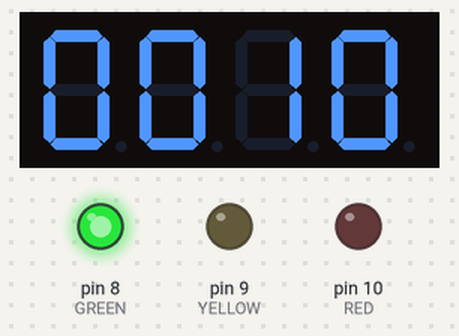
A sketch run on a simulated Arduino Uno, built with avr-gcc and run on an emulated ATmega328P. Shown: 4-digit seven-segment display, output pins drawn as LEDs (lit = HIGH).

Above: at 0.1 s.
At 6.2 s:
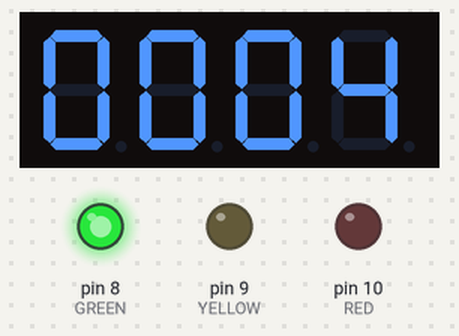
At 12.3 s:
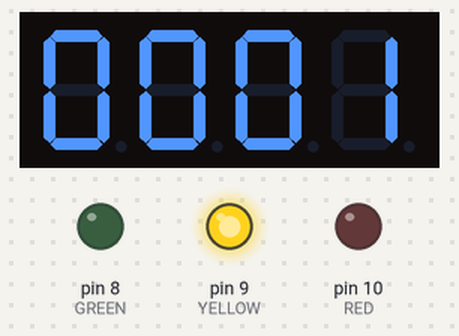
At 18.5 s:
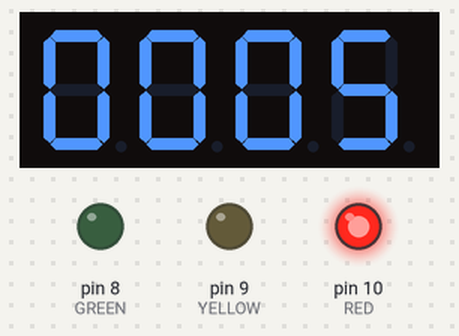
At 25.6 s:
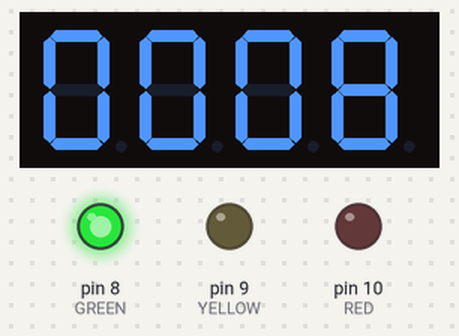
At 38.9 s:
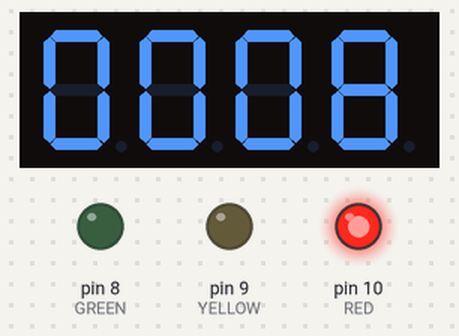
Timing chart, 0 to 40.0 s (numbered marks = the images above):
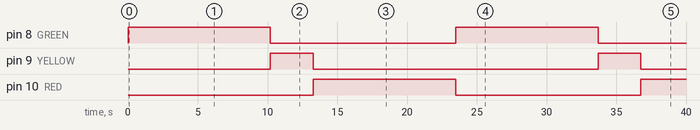

Measured:
- by itself, pin 8 (GREEN): alternates HIGH for 10.2 s and LOW for 13.3 s
- by itself, pin 9 (YELLOW): alternates HIGH for 3.1 s and LOW for 20.4 s
- by itself, pin 10 (RED): LOW → HIGH at 13.3 s, → LOW 10.2 s later, → HIGH 13.3 s later
- what the display in image 1 shows lasts 1.1 s, from 6.1 s to 7.2 s

The sketch:

Traffic_Lights.ino
```cpp
// Traffic Lights System
#include <TM1637Display.h>

// 4-digit display pins
#define CLK 2
#define DIO 3

// Traffic light pins
#define GREEN 8
#define YELLOW 9
#define RED 10

TM1637Display display(CLK, DIO);

// Real-life timing values (seconds)
int greenTime = 10;
int yellowTime = 3;
int redTime = 10;

void setup() {
  pinMode(GREEN, OUTPUT);
  pinMode(YELLOW, OUTPUT);
  pinMode(RED, OUTPUT);

  display.setBrightness(7); // Display brightness
}

void loop() {

  // ===== GREEN LIGHT PHASE =====
  digitalWrite(GREEN, HIGH);
  digitalWrite(YELLOW, LOW);
  digitalWrite(RED, LOW);

  for (int i = greenTime; i > 0; i--) {
    display.showNumberDec(i, true);
    delay(1000);
  }

  // ===== YELLOW LIGHT PHASE =====
  digitalWrite(GREEN, LOW);
  digitalWrite(YELLOW, HIGH);
  digitalWrite(RED, LOW);

  for (int i = yellowTime; i > 0; i--) {
    display.showNumberDec(i, true);
    delay(1000);
  }

  // ===== RED LIGHT PHASE =====
  digitalWrite(GREEN, LOW);
  digitalWrite(YELLOW, LOW);
  digitalWrite(RED, HIGH);

  for (int i = redTime; i > 0; i--) {
    display.showNumberDec(i, true);
    delay(1000);
  }
}
```
